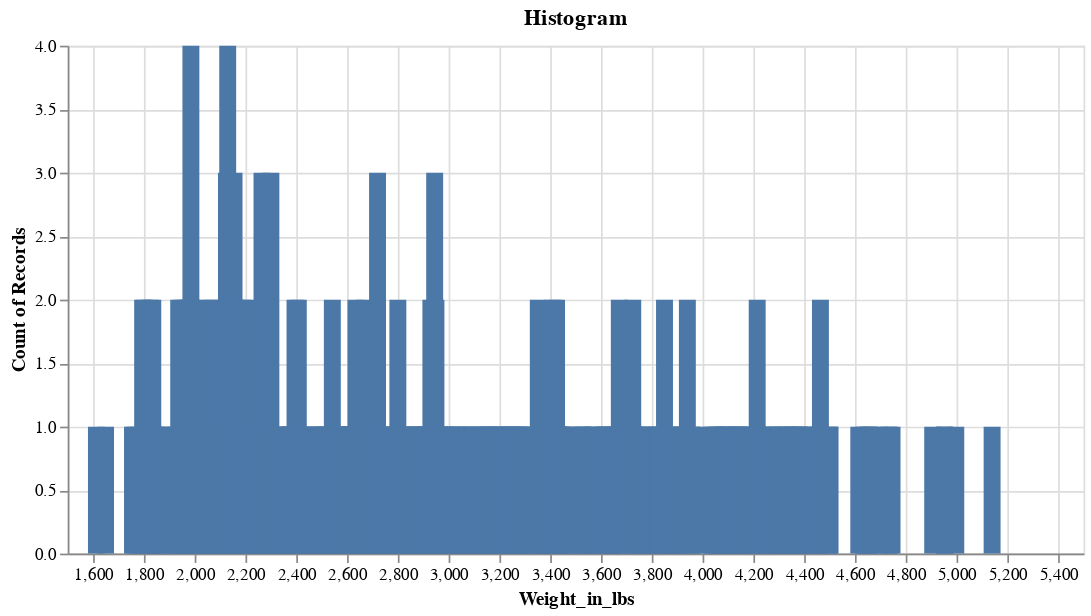

Notebook source saved alongside this figure:
### Code cell
# Histogram
alt.Chart(hist_df).mark_bar(size=10).encode(
x="Weight_in_lbs:Q", y="count()").properties(title="Histogram", width=600, height=300)

### Figure 1 — Vega-Lite specification as saved in the notebook (floating-point values rounded to 4 significant figures; data arrays with more than 128 entries replaced by an {"elided": "..."} marker saying what was removed)
{"config": {"view": {"continuousWidth": 400, "continuousHeight": 300}}, "data": {"name": "data-1fe0d82a6d950a3a5a55b99cc4f9ff53"}, "mark": {"type": "bar", "size": 10}, "encoding": {"x": {"field": "Weight_in_lbs", "type": "quantitative"}, "y": {"aggregate": "count", "type": "quantitative"}}, "height": 300, "title": "Histogram", "width": 600, "$schema": "https://vega.github.io/schema/vega-lite/v4.17.0.json", "datasets": {"data-1fe0d82a6d950a3a5a55b99cc4f9ff53": {"elided": "406 records"}}}
